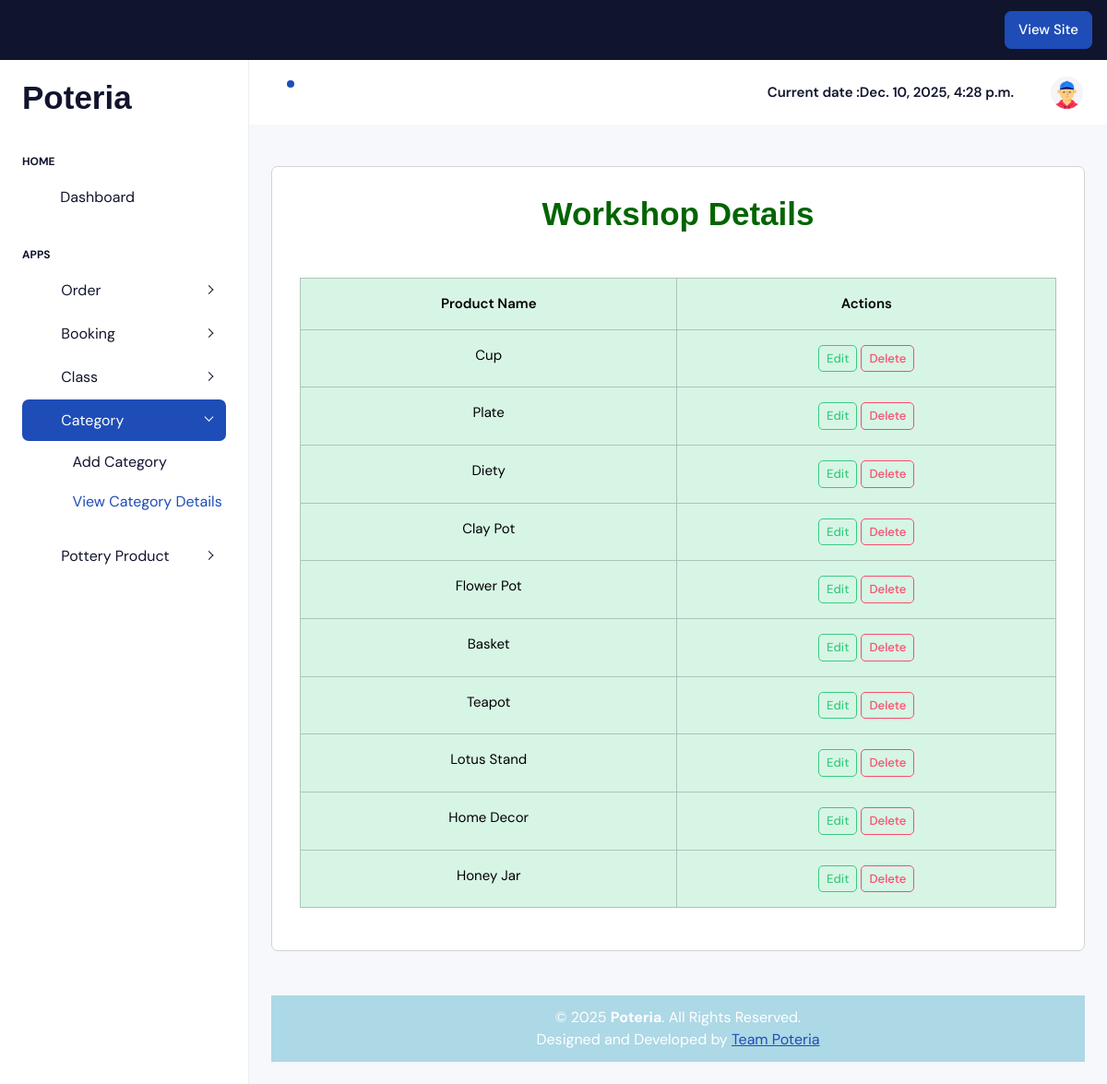
Page /displayproduct/ on the committed database.
### Myapp/models.py (models this page shows, shortened)
class productdb(models.Model):
    Product_name=models.CharField(max_length=30,null=True,blank=True)

### Myapp/views.py (the view)
# urls.py: path('displayproduct/', views.displayproduct, name="displayproduct"),
def displayproduct(request):
    date = datetime.datetime.now()
    data=productdb.objects.all()
    return render(request,"displayproduct.html",{'data':data,'date':date})

### Myapp/templates/displayproduct.html (shortened to what this page needs)
<!DOCTYPE html>
<html lang="en">
{% extends 'index.html' %}
{% load static %}
{% block content %}
<head>
</head>
<body>
<div class="container-fluid" style="margin:0px; padding:0px;">
  <div class="card mb-5" style="width:auto; margin:auto; border:1px solid lightgrey; height:auto;">
    <div class="card-body">
      <h1 class="text-center mb-5" style="color:darkgreen; font-size:35px; font-weight:bold; font-family:Arial;">
        Workshop Details
      </h1>
 <div class="table-responsive">
      <table class="table table-bordered table-hover table-success">
        <thead class="table-success text-center">
          <tr>
            <th>Product Name</th>
            <th>Actions</th>
          </tr>
        </thead>
        <tbody class="text-center">
          {% for i in data %}
          <tr>
            <td>{{i.Product_name}}</td>
            <td>
              <a href="{% url 'editproduct' w_id=i.id %}">
                <button type="button" class="btn btn-outline-success btn-sm">Edit</button>
              </a>
              <a href="{% url 'deleteproduct' w_id=i.id %}">
                <button type="button" class="btn btn-outline-danger btn-sm">Delete</button>
              </a>
            </td>
          </tr>
        {% endfor %}
        </tbody>
      </table>
 </div>
    </div>
  </div>
</div>
</body>
</html>
{% endblock %}

### rows in the picture
productdb: Product_name "Cup"
productdb: Product_name "Plate"
productdb: Product_name "Diety"
productdb: Product_name "Clay Pot"
productdb: Product_name "Flower Pot"
productdb: Product_name "Basket"
productdb: Product_name "Teapot"
productdb: Product_name "Lotus Stand"
productdb: Product_name "Home Decor"
productdb: Product_name "Honey Jar"

### other values in the picture
{{ date }} "Dec. 10, 2025, 4:28 p.m."
